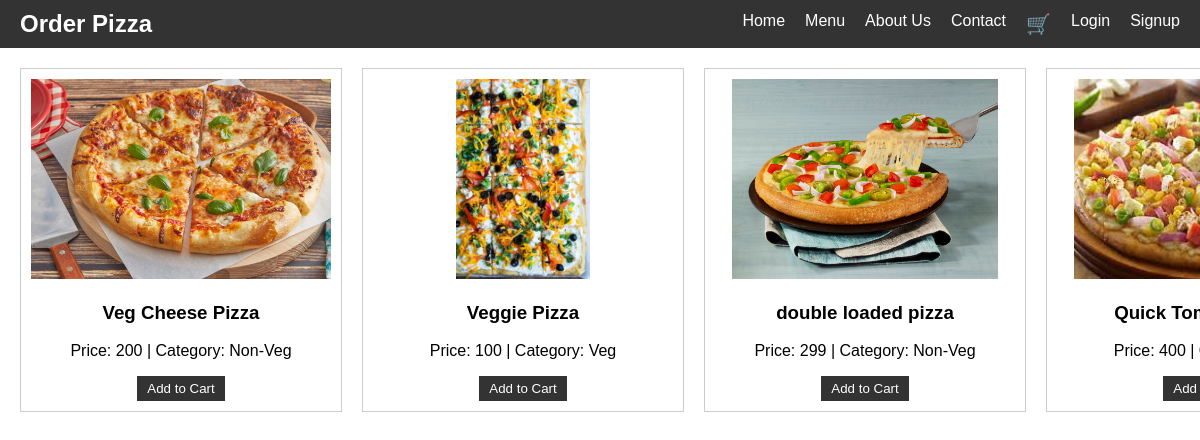
The page / on the database its author committed.
### app/models.py (models this page shows)
class BaseModel(models.Model):
    uid=models.UUIDField(default=uuid.uuid4,editable=False,primary_key=True)
    created_at=models.DateField(auto_now_add=True)
    update_at=models.DateField(auto_now_add=True)
    class Meta:
        abstract=True

class Pizza(BaseModel):
    category=models.ForeignKey(PizaaCategory,on_delete=models.CASCADE,related_name="pizzas")
    pizza_name=models.CharField(max_length=100)
    price=models.IntegerField(default=100)
    image=models.ImageField(upload_to="pizza")

class PizaaCategory(BaseModel):
    category_name=models.CharField(max_length=100)

### app/views.py (the view)
# urls.py: path("", views.index),
def index(request):
    pizza_list=Pizza.objects.all()
    context={"pizza_list":pizza_list}
    return render(request,"app/index.html",context)

### template/app/index.html (shortened to what this page needs)
<!DOCTYPE html>
<html>
<head>
    {% extends "app/base.html" %}
    {% block start %}
</head>
<body>
<div class="grid-container">
    {% for pizza in pizza_list %}
    <div class="pizza-item">
        <img class="pizza-image" src="/media/{{ pizza.image }}" alt="{{ pizza.pizza_name }}">
        <div class="pizza-details">
            <h3>{{ pizza.pizza_name }}</h3>
            <p>Price: {{ pizza.price }} | Category: {{ pizza.category.category_name }}</p>
            <a href="{% url 'add_cart' pizza.uid %}"><button class="add-to-cart">Add to Cart</button></a>
        </div>
    </div>
    {% endfor %}
</div>
</body>
{% endblock %}

### template/app/base.html (shortened to what this page needs)
<!DOCTYPE html>
<html>
<head>
</head>
<body>
    <nav>
        <div class="logo">Order Pizza</div>
        <ul>
            <li><a href="/">Home</a></li>
            <li><a href="#">Menu</a></li>
            <li><a href="#">About Us</a></li>
            <li><a href="#">Contact</a></li>
            <li><a href="{% url 'cart' %}"><span class="cart-icon">🛒</span></a>{{request.user.get_cart_count}}</li>
            {% if request.user.is_authenticated %}
            <li><a href="{% url 'orders' %}" class="btn btn-primary">Dassbord</a></li>
            <li><a href="{% url 'logout_view' %}" class="btn btn-primary">Logout</a></li>
            {% else %}
            <li><a href="{% url 'login_page' %}">Login</a></li>
            <li><a href="{% url 'register_page' %}">Signup</a></li>
            {% endif %}
        </ul>
    </nav>
    {% block start %}
    {% endblock %}
</body>
</html>

### template/app/base.html (style rules this page uses)
body { font-family: Arial, sans-serif; margin: 0; padding: 0; }
nav { background-color: #333; color: #fff; display: flex; justify-content: space-between; align-items: center; padding: 10px 20px; }
nav ul { list-style: none; margin: 0; padding: 0; display: flex; }
nav ul li { margin-right: 20px; }
nav ul li:last-child { margin-right: 0; }
nav ul li a { color: #fff; text-decoration: none; }
.logo { font-size: 24px; font-weight: bold; }
.cart-icon { font-size: 20px; }

### template/app/index.html (style rules this page uses)
.grid-container { display: flex; gap: 20px; padding: 20px; overflow-x: auto; justify-content: flex-start; }
.pizza-item { border: 1px solid #ccc; padding: 10px; text-align: center; flex: 0 0 auto; width: 300px; }
.pizza-image { max-width: 100%; height: 200px; object-fit: cover; }
.pizza-details { margin-top: 10px; }
.add-to-cart { background-color: #333; color: #fff; border: none; padding: 5px 10px; cursor: pointer; }

### rows shown on the page
Pizza: image (picture), pizza_name "Veg Cheese Pizza", price "200", category.category_name "Non-Veg"
Pizza: image (picture), pizza_name "Veggie Pizza", price "100", category.category_name "Veg"
Pizza: image (picture), pizza_name "double loaded pizza", price "299", category.category_name "Non-Veg"
Pizza: image (picture), pizza_name "Quick…", price "400"
